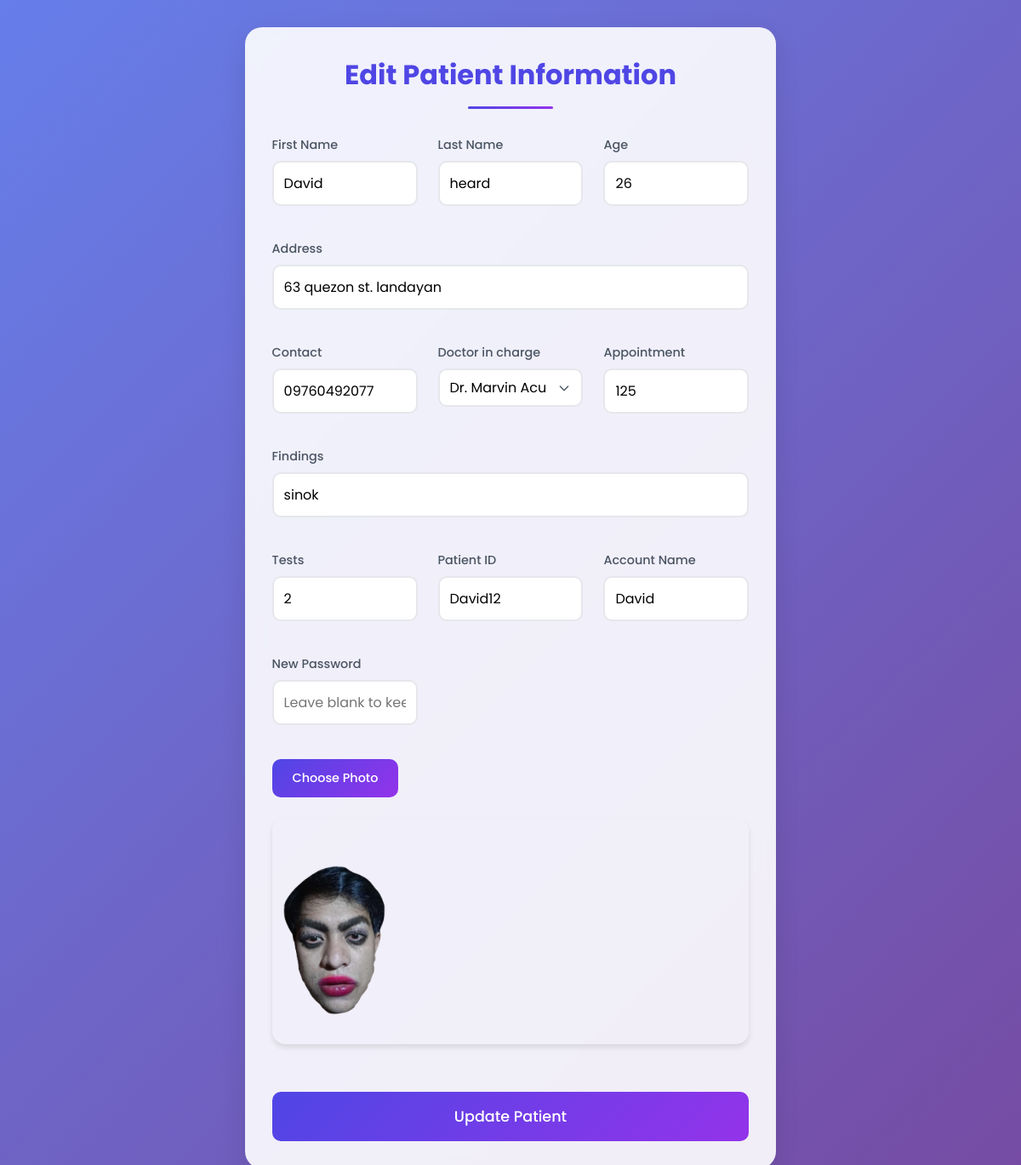
The page /admin-edit.php?id=12 on the database its author committed.
### tables this page shows
CREATE TABLE `user_info` (
  `id` int(11) NOT NULL,
  `first_name` varchar(255) NOT NULL,
  `last_name` varchar(255) NOT NULL,
  `age` int(3) NOT NULL,
  `address` varchar(255) NOT NULL,
  `contact` varchar(100) NOT NULL,
  `_doc` varchar(255) NOT NULL,
  `_appointment` int(3) NOT NULL,
  `_meds` varchar(255) NOT NULL,
  `_test` int(2) NOT NULL,
  `photo` varchar(255) NOT NULL
);

CREATE TABLE `users` (
  `id` int(11) NOT NULL,
  `patient__id` varchar(255) NOT NULL,
  `password` varchar(255) NOT NULL,
  `patient_name` varchar(100) NOT NULL
);

### admin-edit.php (the view, shortened to what this page needs)
<?php
include "db-login.php";
if (isset($_GET['id'])) {
    $id = $_GET['id'];
    $stmt = $conn->prepare("
        SELECT ui.*, u.patient__id, u.patient_name
        FROM user_info ui
        JOIN users u ON ui.id = u.id
        WHERE ui.id = ?
    ");
    $stmt->bind_param("i", $id);
    $stmt->execute();
    $result = $stmt->get_result();
    $row = $result->fetch_assoc();
}
?>
<!DOCTYPE html>
<html lang="en">
<head>
    <link rel="stylesheet" href="styleForAdmin-edit.css">
</head>
<body>
    <div class="edit-form-container">
        <h2>Edit Patient Information</h2>
        <form method="POST" enctype="multipart/form-data">
            <div class="form-group">
                <label for="first_name">First Name</label>
                <input type="text" id="first_name" name="first_name" value="<?= htmlspecialchars($row['first_name']) ?>" required>
            </div>
            <div class="form-group">
                <label for="last_name">Last Name</label>
                <input type="text" id="last_name" name="last_name" value="<?= htmlspecialchars($row['last_name']) ?>" required>
            </div>
            <div class="form-group">
                <label for="age">Age</label>
                <input type="number" id="age" name="age" value="<?= htmlspecialchars($row['age']) ?>" required>
            </div>
            <div class="form-group full-width">
                <label for="address">Address</label>
                <input type="text" id="address" name="address" value="<?= htmlspecialchars($row['address']) ?>" required>
            </div>
            <div class="form-group">
                <label for="contact">Contact</label>
                <input type="text" id="contact" name="contact" value="<?= htmlspecialchars($row['contact']) ?>" required>
            </div>
            <div class="form-group">
                <label for="_doc">Doctor in charge</label>
                <select id="_doc" name="_doc" required>
                    <option value="Dr. Marvin Acuin" <?= $row['_doc'] == 'Dr. Marvin Acuin' ? 'selected' : '' ?>>Dr. Marvin Acuin</option>
                </select>
            </div>
            <div class="form-group">
                <label for="_appointment">Appointment</label>
                <input type="text" id="_appointment" name="_appointment" value="<?= htmlspecialchars($row['_appointment']) ?>">
            </div>
            <div class="form-group full-width">
                <label for="_meds">Findings</label>
                <input type="text" id="_meds" name="_meds" value="<?= htmlspecialchars($row['_meds']) ?>">
            </div>
            <div class="form-group ">
                <label for="_test">Tests</label>
                <input type="text" id="_test" name="_test" value="<?= htmlspecialchars($row['_test']) ?>">
            </div>
            <div class="form-group">
                <label for="patient__id">Patient ID</label>
                <input type="text" id="patient__id" name="patient__id" value="<?= htmlspecialchars($row['patient__id']) ?>" required>
            </div>
            <div class="form-group">
                <label for="patient_name">Account Name</label>
                <input type="text" id="patient_name" name="patient_name" value="<?= htmlspecialchars($row['patient_name']) ?>" required>
            </div>
            <div class="form-group">
                <label for="password">New Password</label>
                <input type="password" id="password" name="password" placeholder="Leave blank to keep current">
            </div>
            <div class="form-group full-width">
                <label class="file-input-label" for="photo">
                    Choose Photo
                </label>
                <div class="image-preview">
                    <img src="uploads/<?= htmlspecialchars($row['photo']) ?>" alt="Patient photo">
                </div>
            </div>
            <button type="submit" name="update" class="submit-btn">Update Patient</button>
        </form>
    </div>
</body>
</html>

### styleForAdmin-edit.css (style rules this page uses)
* { margin: 0; padding: 0; box-sizing: border-box; font-family: "Poppins", sans-serif; }
body { min-height: 100vh; background: linear-gradient(135deg, #667eea, #764ba2); padding: 2rem; color: #333; display: flex; align-items: center; justify-content: center; }
.edit-form-container { width: 55%; max-width: 1100px; background: rgba(255, 255, 255, 0.9); backdrop-filter: blur(10px); padding: 2rem; border-radius: 20px; box-shadow: 0 10px 30px rgba(0, 0, 0, 0.1); }
h2 { color: #4f46e5; font-size: 2rem; text-align: center; margin-bottom: 2rem; position: relative; padding-bottom: 1rem; }
h2:after { content: ""; position: absolute; bottom: 0; left: 50%; transform: translateX(-50%); width: 100px; height: 3px; background: linear-gradient(to right, #4f46e5, #9333ea); border-radius: 10px; }
form { display: grid; grid-template-columns: repeat(3, 1fr); gap: 1.5rem; }
.form-group.full-width { grid-column: span 3; }
.form-group { margin-bottom: 1rem; position: relative; transition: transform 0.2s; }
label { display: block; margin-bottom: 0.5rem; color: #4b5563; font-weight: 500; font-size: 0.9rem; }
input[type="text"], input[type="number"], input[type="password"], select { width: 100%; padding: 0.75rem; border: 2px solid #e5e7eb; border-radius: 10px; font-size: 1rem; background: white; transition: all 0.3s; }
select { cursor: pointer; appearance: none; background-repeat: no-repeat; background-position: right 0.75rem center; background-size: 1rem; padding-right: 2.5rem; }
.file-input-label { padding: 0.75rem 1.5rem; background: linear-gradient(135deg, #4f46e5, #9333ea); color: white; border-radius: 10px; cursor: pointer; transition: all 0.3s; display: inline-block; }
.image-preview { margin: 1rem 0; border-radius: 15px; overflow: hidden; box-shadow: 0 4px 6px rgba(0, 0, 0, 0.1); }
.image-preview img { max-width: 150px; height: auto; display: block; border-radius: 10px; }
.submit-btn { grid-column: span 3; background: linear-gradient(135deg, #4f46e5, #9333ea); color: white; padding: 1rem; border: none; border-radius: 10px; font-size: 1.1rem; font-weight: 500; cursor: pointer; transition: all 0.3s; }

### rows shown on the page
user_info: first_name "David", last_name "heard", age "26", address "63 quezon st. landayan", contact "09760492077", _doc "Dr. Marvin Acuin", _appointment "125", _meds "sinok", _test "2", patient__id "David12", patient_name "David", photo (picture)
